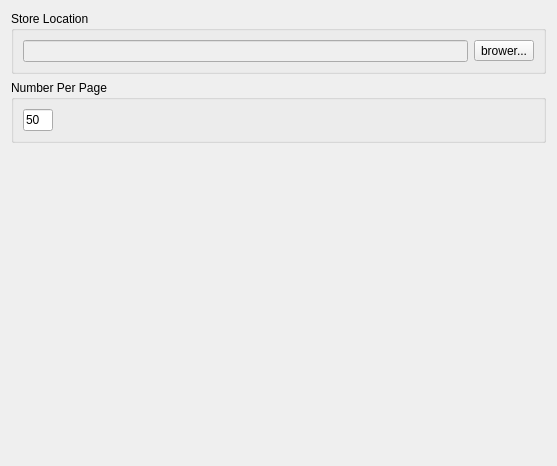
<?xml version="1.0" encoding="UTF-8"?>
<ui version="4.0">
 <class>YeahdocPage</class>
 <widget class="QWidget" name="YeahdocPage">
  <property name="geometry">
   <rect>
    <x>0</x>
    <y>0</y>
    <width>557</width>
    <height>466</height>
   </rect>
  </property>
  <property name="windowTitle">
   <string>Form</string>
  </property>
  <layout class="QVBoxLayout" name="verticalLayout_5">
   <item>
    <layout class="QVBoxLayout" name="verticalLayout_3">
     <item>
      <layout class="QVBoxLayout" name="verticalLayout_2">
       <item>
        <widget class="QGroupBox" name="localtiongroup">
         <property name="title">
          <string>Store Location</string>
         </property>
         <layout class="QHBoxLayout" name="horizontalLayout_3">
          <item>
           <layout class="QVBoxLayout" name="verticalLayout">
            <item>
             <layout class="QHBoxLayout" name="horizontalLayout">
              <item>
               <widget class="QLineEdit" name="storedir">
                <property name="enabled">
                 <bool>false</bool>
                </property>
                <property name="minimumSize">
                 <size>
                  <width>0</width>
                  <height>0</height>
                 </size>
                </property>
               </widget>
              </item>
              <item>
               <widget class="QToolButton" name="brower">
                <property name="enabled">
                 <bool>true</bool>
                </property>
                <property name="text">
                 <string>brower...</string>
                </property>
               </widget>
              </item>
             </layout>
            </item>
           </layout>
          </item>
         </layout>
        </widget>
       </item>
       <item>
        <widget class="QGroupBox" name="groupBox">
         <property name="title">
          <string>Number Per Page</string>
         </property>
         <layout class="QVBoxLayout" name="verticalLayout_4">
          <item>
           <widget class="QLineEdit" name="num">
            <property name="minimumSize">
             <size>
              <width>0</width>
              <height>0</height>
             </size>
            </property>
            <property name="maximumSize">
             <size>
              <width>30</width>
              <height>16777215</height>
             </size>
            </property>
            <property name="text">
             <string>50</string>
            </property>
            <property name="alignment">
             <set>Qt::AlignLeading|Qt::AlignLeft|Qt::AlignVCenter</set>
            </property>
           </widget>
          </item>
         </layout>
        </widget>
       </item>
      </layout>
     </item>
    </layout>
   </item>
   <item>
    <spacer name="verticalSpacer">
     <property name="orientation">
      <enum>Qt::Vertical</enum>
     </property>
     <property name="sizeHint" stdset="0">
      <size>
       <width>20</width>
       <height>309</height>
      </size>
     </property>
    </spacer>
   </item>
  </layout>
 </widget>
 <resources/>
 <connections/>
</ui>
